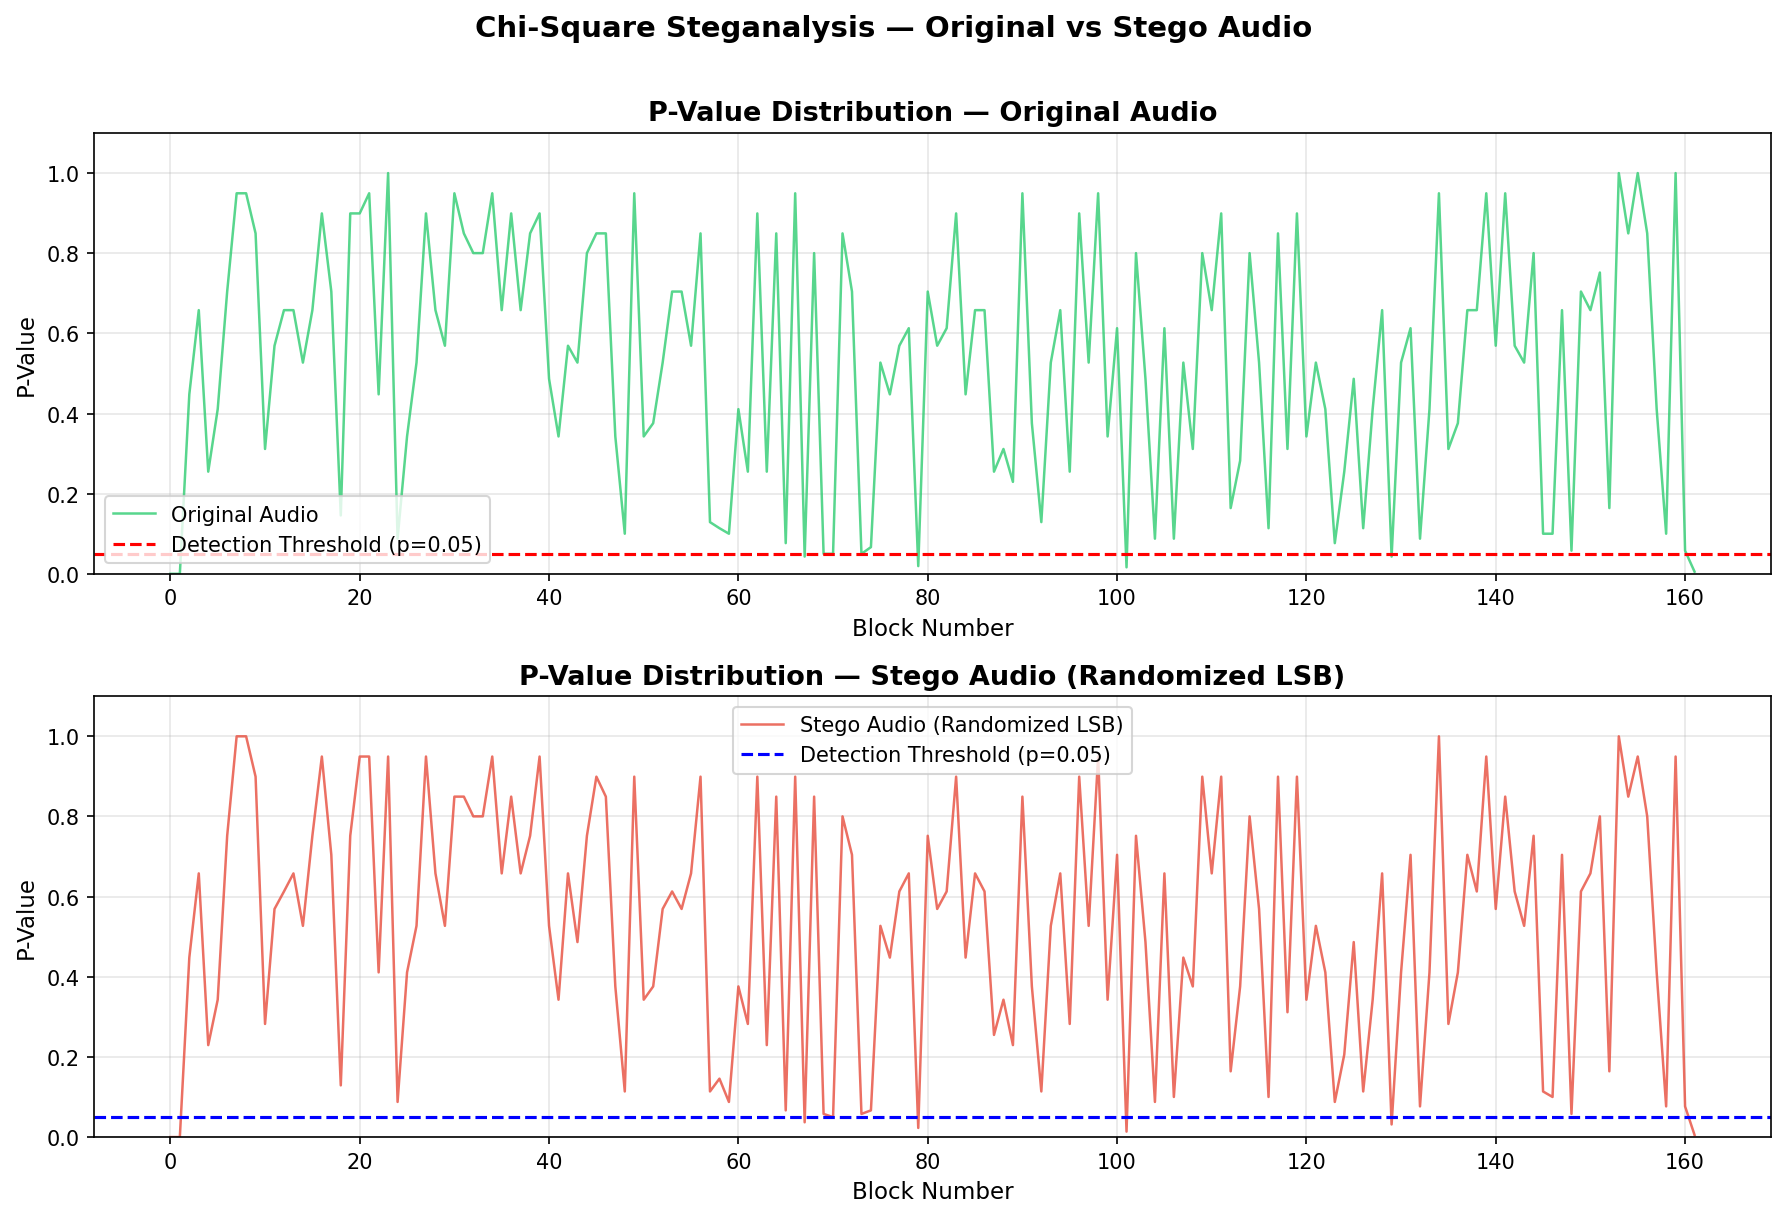

Generate this figure with Python:
import numpy as np
from scipy.io import wavfile
from scipy.stats import chisquare
import matplotlib.pyplot as plt


def extract_lsbs(wav_path: str) -> np.ndarray:
    """
    Extracts all LSB values from audio samples.
    Returns array of 0s and 1s.
    """
    _, samples = wavfile.read(wav_path)

    # Use left channel if stereo
    if samples.ndim == 2:
        samples = samples[:, 0]

    samples = samples.astype(np.int32)

    # Extract LSB of every sample
    lsbs = samples & 1
    return lsbs


def chi_square_test(wav_path: str, block_size: int = 1000) -> dict:
    """
    Performs Chi-Square steganalysis on a WAV file.

    Theory:
    - In a clean audio file, LSBs are NOT uniformly distributed
      (they follow the natural distribution of the audio signal)
    - When LSB steganography is applied sequentially, LSBs become
      more uniformly distributed (close to 50% zeros, 50% ones)
    - Chi-square test detects this deviation from expected distribution

    Note: Our RANDOMIZED LSB system scatters bits across random positions,
    making this test LESS effective — that's the key result of our project!

    Args:
        wav_path   : Path to WAV file to analyze
        block_size : Number of samples per analysis block

    Returns:
        Dictionary with detection results and statistics
    """

    _, samples = wavfile.read(wav_path)

    if samples.ndim == 2:
        samples = samples[:, 0]

    samples = samples.astype(np.int32)
    total_samples = len(samples)

    chi_scores  = []
    p_values    = []
    block_nums  = []

    # --- Analyze block by block ---
    for i in range(0, total_samples - block_size, block_size):
        block = samples[i : i + block_size]

        # Extract LSBs of this block
        lsbs = block & 1

        # Count 0s and 1s
        count_0 = np.sum(lsbs == 0)
        count_1 = np.sum(lsbs == 1)

        observed  = [count_0, count_1]
        # Expected: uniform distribution (50/50) if stego
        expected  = [block_size / 2, block_size / 2]

        # Run chi-square test
        chi_stat, p_val = chisquare(observed, f_exp=expected)

        chi_scores.append(chi_stat)
        p_values.append(p_val)
        block_nums.append(i // block_size)

    # --- Overall detection decision ---
    # p-value < 0.05 means LSBs are suspiciously uniform = likely stego
    avg_p_value  = np.mean(p_values)
    avg_chi      = np.mean(chi_scores)

    # Count how many blocks were flagged as suspicious
    suspicious_blocks = sum(1 for p in p_values if p < 0.05)
    total_blocks      = len(p_values)
    detection_rate    = suspicious_blocks / total_blocks if total_blocks > 0 else 0

    # Final verdict
    if detection_rate > 0.5:
        verdict = "STEGO DETECTED — High probability of hidden data"
        detected = True
    elif detection_rate > 0.2:
        verdict = "SUSPICIOUS — Possible hidden data, inconclusive"
        detected = False
    else:
        verdict = "CLEAN — No hidden data detected"
        detected = False

    return {
        "file"              : wav_path,
        "total_blocks"      : total_blocks,
        "suspicious_blocks" : suspicious_blocks,
        "detection_rate"    : round(detection_rate * 100, 2),
        "avg_chi_score"     : round(avg_chi, 4),
        "avg_p_value"       : round(avg_p_value, 6),
        "verdict"           : verdict,
        "detected"          : detected,
        "chi_scores"        : chi_scores,
        "p_values"          : p_values,
        "block_nums"        : block_nums
    }


def compare_files(original_wav: str, stego_wav: str, block_size: int = 1000):
    """
    Runs chi-square test on both original and stego file
    and prints a side-by-side comparison.

    This is the KEY experimental result of the project:
    - Basic sequential LSB    → detected by chi-square
    - Randomized LSB (ours)   → NOT detected (p-values stay random)
    """

    print("\n" + "=" * 60)
    print("        STEGANALYSIS COMPARISON REPORT")
    print("=" * 60)

    print("\n[1] Analyzing ORIGINAL file...")
    orig_result = chi_square_test(original_wav, block_size)

    print("\n[2] Analyzing STEGO file...")
    stego_result = chi_square_test(stego_wav, block_size)

    print("\n" + "-" * 60)
    print(f"{'Metric':<30} {'Original':>12} {'Stego':>12}")
    print("-" * 60)
    print(f"{'Total Blocks':<30} {orig_result['total_blocks']:>12} {stego_result['total_blocks']:>12}")
    print(f"{'Suspicious Blocks':<30} {orig_result['suspicious_blocks']:>12} {stego_result['suspicious_blocks']:>12}")
    print(f"{'Detection Rate (%)':<30} {orig_result['detection_rate']:>12} {stego_result['detection_rate']:>12}")
    print(f"{'Avg Chi-Square Score':<30} {orig_result['avg_chi_score']:>12} {stego_result['avg_chi_score']:>12}")
    print(f"{'Avg P-Value':<30} {orig_result['avg_p_value']:>12} {stego_result['avg_p_value']:>12}")
    print("-" * 60)
    print(f"\n  Original Verdict : {orig_result['verdict']}")
    print(f"  Stego Verdict    : {stego_result['verdict']}")
    print("=" * 60)

    return orig_result, stego_result


def plot_steganalysis_graph(
    orig_result: dict,
    stego_result: dict,
    save_path: str = "steganalysis_graph.png"
):
    """
    Plots p-value distribution across blocks for both files.
    Visual proof that randomized LSB evades chi-square detection.

    - Original file    : p-values all over the place (natural)
    - Basic stego      : p-values cluster near 1.0 (uniform LSBs)
    - Randomized stego : p-values stay random (our system evades detection)
    """

    fig, (ax1, ax2) = plt.subplots(2, 1, figsize=(12, 8))

    # --- P-value plot for original ---
    ax1.plot(
        orig_result['block_nums'],
        orig_result['p_values'],
        color='#2ecc71', linewidth=1.2, alpha=0.8, label='Original Audio'
    )
    ax1.axhline(
        y=0.05, color='red', linestyle='--',
        linewidth=1.5, label='Detection Threshold (p=0.05)'
    )
    ax1.set_title("P-Value Distribution — Original Audio", fontsize=13, fontweight='bold')
    ax1.set_xlabel("Block Number", fontsize=11)
    ax1.set_ylabel("P-Value", fontsize=11)
    ax1.set_ylim(0, 1.1)
    ax1.legend(fontsize=10)
    ax1.grid(True, alpha=0.3)

    # --- P-value plot for stego ---
    ax2.plot(
        stego_result['block_nums'],
        stego_result['p_values'],
        color='#e74c3c', linewidth=1.2, alpha=0.8, label='Stego Audio (Randomized LSB)'
    )
    ax2.axhline(
        y=0.05, color='blue', linestyle='--',
        linewidth=1.5, label='Detection Threshold (p=0.05)'
    )
    ax2.set_title("P-Value Distribution — Stego Audio (Randomized LSB)", fontsize=13, fontweight='bold')
    ax2.set_xlabel("Block Number", fontsize=11)
    ax2.set_ylabel("P-Value", fontsize=11)
    ax2.set_ylim(0, 1.1)
    ax2.legend(fontsize=10)
    ax2.grid(True, alpha=0.3)

    plt.suptitle(
        "Chi-Square Steganalysis — Original vs Stego Audio",
        fontsize=14, fontweight='bold', y=1.01
    )
    plt.tight_layout()
    plt.savefig(save_path, dpi=150, bbox_inches='tight')
    plt.show()
    print(f"\n[INFO] Steganalysis graph saved to: {save_path}")


def lsb_distribution(wav_path: str) -> dict:
    """
    Simple LSB distribution check.
    Returns percentage of 0s and 1s in LSB layer.
    Clean audio: uneven distribution
    Sequential stego: close to 50/50
    Randomized stego: still somewhat uneven (harder to detect)
    """
    lsbs = extract_lsbs(wav_path)

    total   = len(lsbs)
    zeros   = np.sum(lsbs == 0)
    ones    = np.sum(lsbs == 1)

    return {
        "total_samples" : total,
        "zeros"         : int(zeros),
        "ones"          : int(ones),
        "zero_percent"  : round((zeros / total) * 100, 2),
        "one_percent"   : round((ones  / total) * 100, 2)
    }


def print_lsb_distribution(wav_path: str):
    """
    Prints LSB distribution report for a file.
    """
    result = lsb_distribution(wav_path)

    print(f"\n[LSB DISTRIBUTION] {wav_path}")
    print("-" * 40)
    print(f"  Total Samples : {result['total_samples']}")
    print(f"  LSB = 0       : {result['zeros']} ({result['zero_percent']}%)")
    print(f"  LSB = 1       : {result['ones']}  ({result['one_percent']}%)")
    print("-" * 40)

    if abs(result['zero_percent'] - 50) < 5:
        print("  ⚠ Distribution close to 50/50 — suspicious!")
    else:
        print("  ✓ Distribution looks natural — no obvious stego detected")
